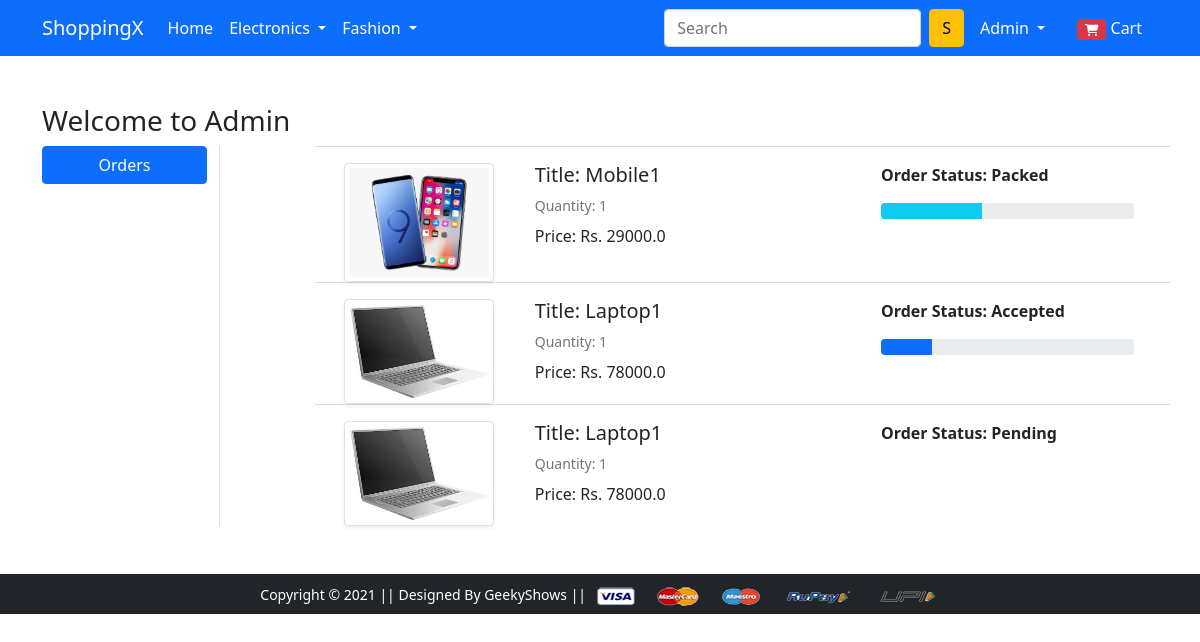
The page /orders/ (signed in) on the database as committed earlier.
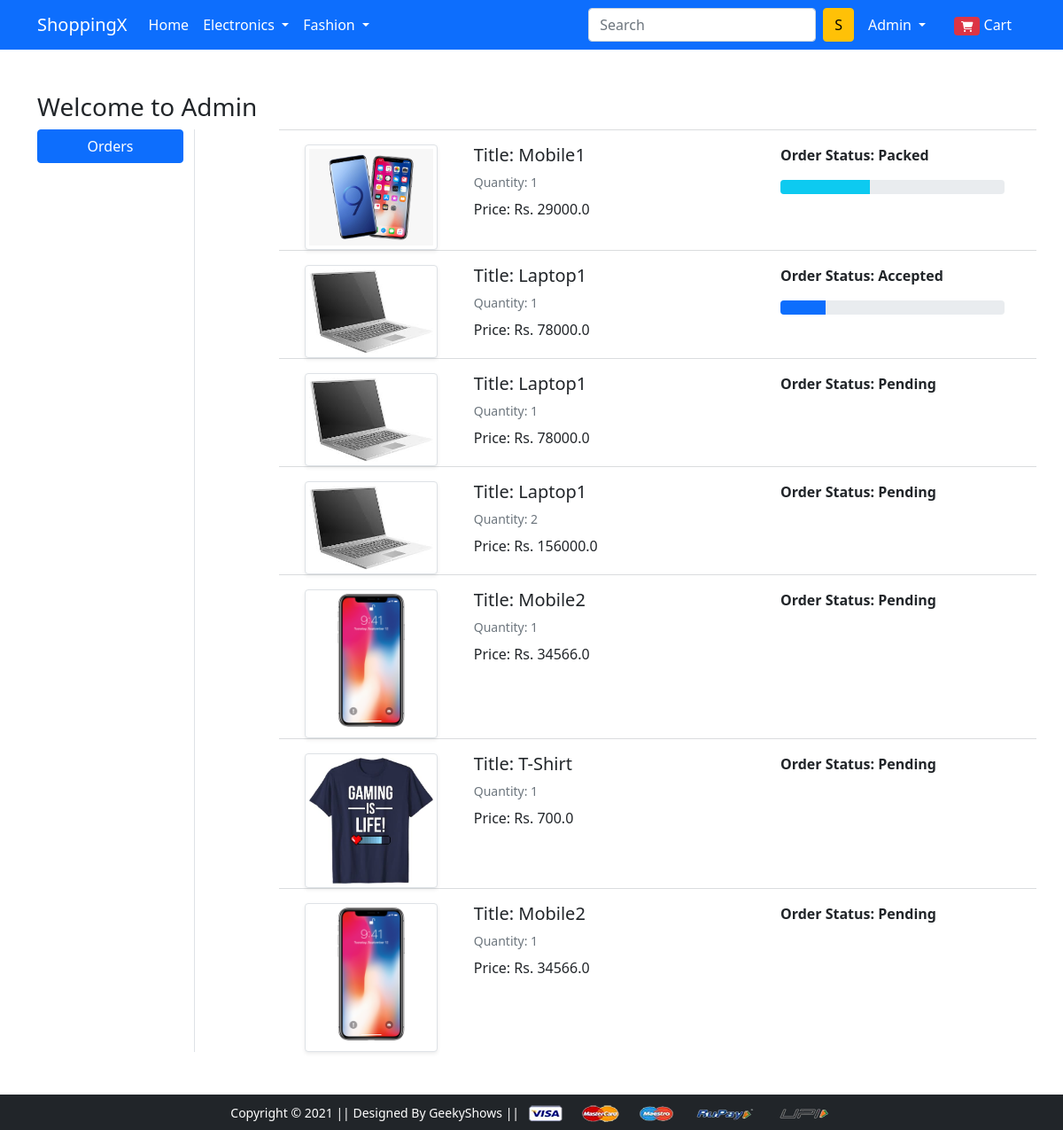
The same page on the database as committed later.
### app/models.py (models this page shows, shortened)
class OrderPlaced(models.Model):
    user = models.ForeignKey(User, on_delete=models.CASCADE)
    customer = models.ForeignKey(Customer, on_delete=models.CASCADE)
    product = models.ForeignKey(Product, on_delete=models.CASCADE)
    quantity = models.PositiveIntegerField()
    ordered_date = models.DateTimeField(auto_now_add=True)
    status = models.CharField(max_length=50, choices=STATE_CHOICES, default='Pending')
    @property
    def total_cost(self):
        return self.quantity * self.product.discounted_price

class Product(models.Model):
    title = models.CharField(max_length=80)
    selling_price = models.FloatField()
    discounted_price = models.FloatField()
    description = models.TextField()
    brand = models.CharField(max_length=50)
    category = models.CharField(choices=CATEGORY_CHOICES, max_length=2)
    product_image = models.ImageField(upload_to='productimg')

### app/views.py (the view)
# urls.py: path('orders/', views.orders, name='orders'),
@login_required
def orders(request):
    op = OrderPlaced.objects.filter(user=request.user)
    return render(request, 'app/orders.html', {'order_placed': op})

### app/templates/app/orders.html (shortened to what this page needs)
{% extends 'app/base.html' %}
{% load static %}
{% block main-content %}
<div class="container my-5">
    <div class="row">
        <h3>Welcome to <span class="text-capitalize">{{request.user}}</span></h3>
        <div class="col-sm-2 border-end">
            <ul class="list-unstyled">
                <li class="d-grid"><a href="{% url 'orders' %}" class="btn btn-primary">Orders</a></li>
            </ul>
        </div>
        <div class="col-sm-9 offset-sm-1">
            {% for op in order_placed %}
            <div class="row">
                <hr class="text-muted">
                <div class="row">
                    <div class="col-sm-3 text-center align-self-center"><img src="{{op.product.product_image.url}}"
                            alt="" srcset="" class="img-fluid img-thumbnail shadow-sm" height="150" width="150"> </div>
                    <div class="col-sm-5">
                        <div>
                            <h5>Title: {{op.product.title}}</h5>
                            <p class="mb-2 text-muted small">Quantity: {{op.quantity}}</p>
                            <div class="d-flex justify-content-between">
                                <p class="mb-0"><span>Price: Rs. {{op.total_cost}}</span></p>
                            </div>
                        </div>
                    </div>
                    <div class="col-sm-4 fw-bold">
                        <p>Order Status: {{op.status}}</p>
                        {% if op.status == 'Accepted' %}
                        <div class="progress">
                            <div class="progress-bar" role="progressbar" style="width: 20%" aria-valuenow="20" aria-valuemin="0" aria-valuemax="100"></div>
                        </div>
                        {% endif %}
                        {% if op.status == 'Packed' %}
                        <div class="progress">
                            <div class="progress-bar bg-info" role="progressbar" style="width: 40%" aria-valuenow="40" aria-valuemin="0" aria-valuemax="100"></div>
                        </div>
                        {% endif %}
                    </div>
                </div>
            </div>
            {% endfor %}
        </div>
    </div>
</div>
{% endblock main-content %}

### app/templates/app/base.html (shortened to what this page needs)
<!doctype html>
{% load static %}
<html lang="en">
  <head>
    <link href="https://cdn.jsdelivr.net/npm/bootstrap@5.0.0-beta1/dist/css/bootstrap.min.css" rel="stylesheet">
    <link rel="stylesheet" href="{% static 'app/css/owl.carousel.min.css' %}">
    <link rel="stylesheet" href="{% static 'app/css/all.min.css' %}">
    <link rel="stylesheet" href="{% static 'app/css/style.css' %}">
  </head>
  <body>
    <nav class="navbar navbar-expand-lg navbar-dark bg-primary">
     <div class="container">
       <a class="navbar-brand" href="/">ShoppingX</a>
       <div class="collapse navbar-collapse" id="navbarSupportedContent">
         <ul class="navbar-nav me-auto mb-2 mb-lg-0">
           <li class="nav-item">
             <a class="nav-link active" aria-current="page" href="/">Home</a>
           </li>
           <li class="nav-item dropdown">
             <a class="nav-link dropdown-toggle text-white" href="#" id="electronicsDropdown" role="button" data-bs-toggle="dropdown" aria-expanded="false">
               Electronics
             </a>
           </li>
           <li class="nav-item dropdown">
             <a class="nav-link dropdown-toggle text-white" href="#" id="fashionDropdown" role="button" data-bs-toggle="dropdown" aria-expanded="false">
               Fashion
             </a>
           </li>
         </ul>
         <form class="d-flex">
           <input class="form-control me-2" type="search" placeholder="Search" aria-label="Search">
           <button class="btn btn-warning" type="submit">S</button>
         </form>
         <div>
          <ul class="navbar-nav me-auto mb-2 mb-lg-0">
            {% if request.user.is_authenticated %}
           <li class="nav-item dropdown mx-2">
              <a class="nav-link dropdown-toggle text-white" href="#" id="profileDropdown" role="button" data-bs-toggle="dropdown" aria-expanded="false">
                {{request.user.username | capfirst}}
              </a>
            </li>
            <li class="nav-item mx-2">
             <a href="{% url 'showcart' %}" class="nav-link text-white"><span class="badge bg-danger"><i class="fas fa-shopping-cart"></i></span> Cart </a>
            </li>
            {% endif %}
          </ul>
         </div>
       </div>
     </div>
    </nav>
    {% block main-content %} {% endblock main-content %}
    <footer class="container-fluid bg-dark text-center p-2 mt-5">
        <small class="text-white">Copyright &copy; 2021 || Designed By GeekyShows || </small>
        <img src="{% static 'app/images/payment.png' %}" alt="" srcset="" class="img-fluid" height="2px">
    </footer>
  </body>
</html>

Rows that differ between the two databases and show on the page:
added OrderPlaced: product.product_image (picture), product "Laptop1", quantity "2", total_cost "156000.0", status "Pending"
added OrderPlaced: product.product_image (picture), product "Mobile2", quantity "1", total_cost "34566.0", status "Pending"
added OrderPlaced: product.product_image (picture), product "T-Shirt", quantity "1", total_cost "700.0", status "Pending"
added OrderPlaced: product.product_image (picture), product "Mobile2", quantity "1", total_cost "34566.0", status "Pending"
